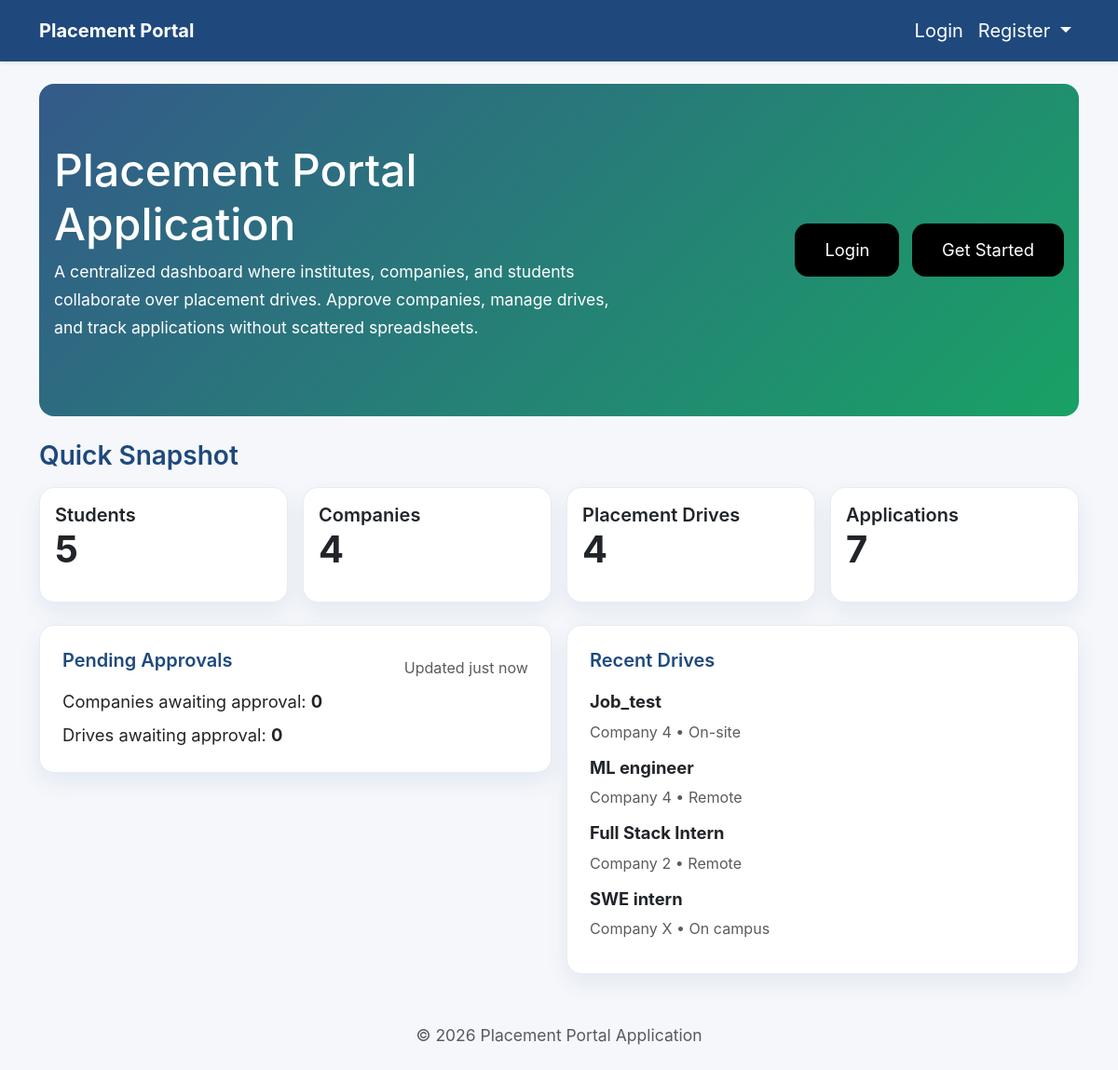
The page / on the database its author committed.
### models.py (models this page shows, shortened)
class PlacementDrive(db.Model):
    id = db.Column(db.Integer, primary_key=True)
    company_id = db.Column(db.Integer, db.ForeignKey("company_profile.id"))
    job_title = db.Column(db.String(200), nullable=False)
    job_description = db.Column(db.Text, nullable=False)
    eligibility = db.Column(db.Text)
    application_deadline = db.Column(db.Date, nullable=False)
    status = db.Column(db.String(32), default="Pending")
    location = db.Column(db.String(150))
    salary = db.Column(db.String(120))
    created_at = db.Column(db.DateTime, default=datetime.utcnow)
    company = db.relationship("CompanyProfile", back_populates="drives")
    applications = db.relationship("Application", back_populates="drive")

class CompanyProfile(db.Model):
    id = db.Column(db.Integer, primary_key=True)
    user_id = db.Column(db.Integer, db.ForeignKey("user.id"), unique=True)
    name = db.Column(db.String(180), nullable=False)
    hr_contact = db.Column(db.String(120))
    website = db.Column(db.String(200))
    description = db.Column(db.Text)
    approval_status = db.Column(db.String(32), default="Pending")
    is_blacklisted = db.Column(db.Boolean, default=False)
    user = db.relationship("User", back_populates="company_profile")
    drives = db.relationship("PlacementDrive", back_populates="company")

### app.py (the view)
    @app.route("/")
    def index():
        stats = {
            "students": StudentProfile.query.count(),
            "companies": CompanyProfile.query.count(),
            "drives": PlacementDrive.query.count(),
            "applications": Application.query.count(),
        }
        pending = {
            "companies": CompanyProfile.query.filter_by(approval_status="Pending").count(),
            "drives": PlacementDrive.query.filter_by(status="Pending").count(),
        }
        recent_drives = (
            PlacementDrive.query.order_by(PlacementDrive.created_at.desc()).limit(4).all()
        )
        return render_template(
            "index.html", stats=stats, pending=pending, recent_drives=recent_drives
        )

### templates/index.html (shortened to what this page needs)
{% extends 'base.html' %}
{% block content %}
  <section class="hero rounded-4 mb-4">
    <div class="row align-items-center">
      <div class="col-md-7">
        <h1>Placement Portal Application</h1>
        <p>
          A centralized dashboard where institutes, companies, and students collaborate over placement drives.
          Approve companies, manage drives, and track applications without scattered spreadsheets.
        </p>
      </div>
      <div class="col-md-5 text-md-end">
        <a href="{{ url_for('login') }}" class="btn btn-lg btn-outline-light me-2">Login</a>
        <a href="{{ url_for('student_register') }}" class="btn btn-lg btn-light text-primary">Get Started</a>
      </div>
    </div>
  </section>
  <section class="mb-4">
    <h3 class="section-title">Quick Snapshot</h3>
    <div class="dashboard-grid">
      <div class="card p-3">
        <h5 class="mb-0">Students</h5>
        <p class="display-6 fw-bold">{{ stats.students }}</p>
      </div>
      <div class="card p-3">
        <h5 class="mb-0">Companies</h5>
        <p class="display-6 fw-bold">{{ stats.companies }}</p>
      </div>
      <div class="card p-3">
        <h5 class="mb-0">Placement Drives</h5>
        <p class="display-6 fw-bold">{{ stats.drives }}</p>
      </div>
      <div class="card p-3">
        <h5 class="mb-0">Applications</h5>
        <p class="display-6 fw-bold">{{ stats.applications }}</p>
      </div>
    </div>
  </section>
  <section class="mb-4">
    <div class="row g-3">
      <div class="col-md-6">
        <div class="card responsive-card">
          <div class="d-flex justify-content-between align-items-center">
            <h5 class="section-title">Pending Approvals</h5>
            <small class="text-muted">Updated just now</small>
          </div>
          <p class="mb-1">Companies awaiting approval: <strong>{{ pending.companies }}</strong></p>
          <p class="mb-0">Drives awaiting approval: <strong>{{ pending.drives }}</strong></p>
        </div>
      </div>
      <div class="col-md-6">
        <div class="card responsive-card">
          <h5 class="section-title">Recent Drives</h5>
          {% if recent_drives %}
            <ul class="list-unstyled mb-0">
              {% for drive in recent_drives %}
                <li class="mb-2">
                  <strong>{{ drive.job_title }}</strong><br />
                  <small class="text-muted">{{ drive.company.name }} &bull; {{ drive.location or 'Remote' }}</small>
                </li>
              {% endfor %}
            </ul>
          {% else %}
            <p class="mb-0 text-muted">No drives yet.</p>
          {% endif %}
        </div>
      </div>
    </div>
  </section>
{% endblock %}

### templates/base.html (shortened to what this page needs)
<!doctype html>
<html lang="en">
  <head>
    <link
      href="https://cdn.jsdelivr.net/npm/bootstrap@5.3.2/dist/css/bootstrap.min.css"
      rel="stylesheet"
    />
    <link rel="stylesheet" href="{{ url_for('static', filename='css/site.css') }}" />
  </head>
  <body>
    <nav class="navbar navbar-expand-lg shadow-sm">
      <div class="container">
        <a class="navbar-brand fw-bold" href="{{ url_for('index') }}">Placement Portal</a>
        <div class="collapse navbar-collapse" id="mainNav">
          <ul class="navbar-nav ms-auto mb-2 mb-lg-0">
            {% if current_user.is_authenticated %}
              {% if current_user.is_admin %}
                <li class="nav-item">
                  <a class="nav-link" href="{{ url_for('admin_dashboard') }}">Admin Dashboard</a>
                </li>
              {% elif current_user.is_company %}
                <li class="nav-item">
                  <a class="nav-link" href="{{ url_for('company_dashboard') }}">Company Dashboard</a>
                </li>
              {% else %}
                <li class="nav-item">
                  <a class="nav-link" href="{{ url_for('student_dashboard') }}">Student Dashboard</a>
                </li>
              {% endif %}
              <li class="nav-item">
                <a class="nav-link" href="{{ url_for('logout') }}">Logout</a>
              </li>
            {% else %}
              <li class="nav-item">
                <a class="nav-link" href="{{ url_for('login') }}">Login</a>
              </li>
              <li class="nav-item dropdown">
                <a
                  class="nav-link dropdown-toggle"
                  href="#"
                  role="button"
                  data-bs-toggle="dropdown"
                  aria-expanded="false"
                >
                  Register
                </a>
              </li>
            {% endif %}
          </ul>
        </div>
      </div>
    </nav>
    <main class="my-4">
      <div class="container">
        {% block content %}{% endblock %}
      </div>
    </main>
    <footer class="text-center py-4">
      <small class="text-muted">© {{ current_year if current_year else "" }} Placement Portal Application</small>
    </footer>
  </body>
</html>

### static/css/site.css (style rules this page uses)
:root { --bg: #f5f7fb; --card: #ffffff; --text: #0f172a; --muted: #556073; --primary: #1f497d; --accent: #0d9d5d; --border: rgba(31, 73, 125, 0.1); }
* { box-sizing: border-box; }
body { font-family: 'Inter', 'Segoe UI', system-ui, sans-serif; background-color: var(--bg); margin: 0; color: var(--text); font-size: 1.25rem; line-height: 1.7; }
.card, .card .table, .table th, .table td, .alert { font-size: 1.15rem; }
.navbar { background-color: var(--primary); }
.navbar .navbar-brand, .nav-link, .navbar .btn { color: #fff !important; }
.card { background: var(--card); border: 1px solid var(--border); border-radius: 1rem; box-shadow: 0 10px 25px rgba(31, 73, 125, 0.08); padding: 1.75rem; }
.hero { padding: 4rem 1rem; background: linear-gradient(135deg, rgba(31, 73, 125, 0.9), rgba(13, 157, 93, 0.95)); color: #fff; }
.hero h1 { font-size: clamp(3rem, 4vw, 3.75rem); line-height: 1.2; }
h2, h3, h4, h5 { font-weight: 600; line-height: 1.3; }
.hero p { max-width: 40rem; font-size: 1.1rem; }
.section-title { font-weight: 600; color: var(--primary); margin-bottom: 1rem; }
.dashboard-grid { display: grid; grid-template-columns: repeat(auto-fit, minmax(200px, 1fr)); gap: 1rem; }
.card small { color: var(--muted); }
.btn { font-size: 1.15rem; padding: 0.9rem 2rem; background-color: #000; color: #fff !important; border: none; border-radius: 0.9rem; }
.responsive-card { padding: 1.5rem; }

### rows shown on the page
PlacementDrive: job_title "Job_test", company.name "Company 4", location "On-site"
PlacementDrive: job_title "ML engineer", company.name "Company 4", location "Remote"
PlacementDrive: job_title "Full Stack Intern", company.name "Company 2", location "Remote"
PlacementDrive: job_title "SWE intern", company.name "Company X", location "On campus"

### other values the page prints
{{ stats.students }} "5"
{{ stats.companies }} "4"
{{ stats.drives }} "4"
{{ stats.applications }} "7"
{{ pending.companies }} "0"
{{ pending.drives }} "0"
